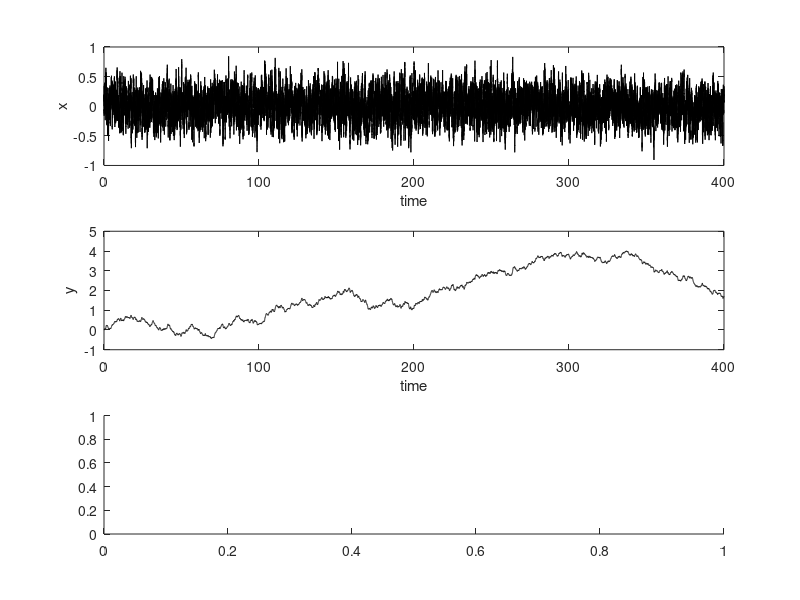

Recreate this plot in MATLAB. (Note: this script raises an error after producing the figure.)
%Daniel Charlebois - January 2011 - MATLAB v7.11 (R2010b)
%Exact numerical solution and plots of the Ornstein-Uhlenbeck (OU) process
%and its time integral - calculation and plotting of the probability
%density function (pdf) of the OU process is also performed.


clear all; 

%parameters
t_start = 0;          %simulation start time
t_end = 400;          %simuation end time
dt = 0.01;            %time step
tau = 0.1;            %relaxation time
c = 1;                %diffusion constant
x0 = 0;               %initial value for stochastic variable x
mu = 0;               %mean of stochatic process x
y0 = 0;               %initial value for integral x 
start_dist = -2.0;    %start of OU pdf 
end_dist = 2.0;       %end of OU pdf

%time
T = t_start:dt:t_end;

%compute x and y
i = 1;
x(1) = x0; 
y(1) = y0;
for t=t_start+dt:dt:t_end
   i = i + 1; 
   r1 = randn;
   r2 = randn;
   x(i) = x(i-1)*exp(-dt/tau) + sqrt((c*tau*0.5)*(1-(exp(-dt/tau))^2))*r1;
   y(i) = y(i-1) + x(i-1)*tau*(1-exp(-dt/tau))+sqrt((c*tau^3*(dt/tau-2*(1-exp(-dt/tau))+0.5*(1-exp(-2*dt/tau))))-((0.5*c*tau^2)*(1-exp(-dt/tau))^2)^2/((c*tau/2)*(1-exp(-2*dt/tau))))*r2+((0.5*c*tau^2)*(1-exp(-dt/tau))^2)/(sqrt((c*tau/2)*(1-(exp(-dt/tau))^2)))*r1;
end

%pdf for OU process
k = 0; j = start_dist:dt:end_dist;
for l=start_dist:dt:end_dist
    k = k + 1;
    p(k) = sqrt((1/tau)/(pi*c))*exp(-(1/tau)*(l-mu)^2/(c)); 
end

%plots
figure;
subplot(3,1,1)
plot(T,x,'k-')
xlabel('time')
ylabel('x')
subplot(3,1,2)
plot(T,y,'k-')
xlabel('time')
ylabel('y')
subplot(3,1,3)
hold on
histnorm(x,60)
plot(j,p,'r-')
xlabel('x')
ylabel('probability')
hold off

%% This is a faster alternative, but has to be checked

S0=0; %initial conditions
dT=0.1; %time steps
n=10000; %time steps
mu=0; %average
sigma=1; %standard deviation
lambda=0.1; %delay constant 1/time

a = exp(-lambda*dT);
b = mu*(1-a);
c = sigma*sqrt((1-a*a)/2/lambda);
S = [S0 filter(1,[1 -a], b+c*randn(1,n), a*S0)];
